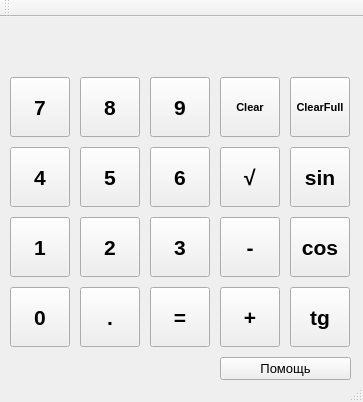
<?xml version="1.0" encoding="UTF-8"?>
<ui version="4.0">
 <class>MainWindow</class>
 <widget class="QMainWindow" name="MainWindow">
  <property name="geometry">
   <rect>
    <x>0</x>
    <y>0</y>
    <width>363</width>
    <height>402</height>
   </rect>
  </property>
  <property name="windowTitle">
   <string>MainWindow</string>
  </property>
  <widget class="QWidget" name="centralWidget">
   <widget class="QLabel" name="label">
    <property name="geometry">
     <rect>
      <x>10</x>
      <y>5</y>
      <width>341</width>
      <height>41</height>
     </rect>
    </property>
    <property name="font">
     <font>
      <pointsize>22</pointsize>
      <weight>75</weight>
      <bold>true</bold>
      <stylestrategy>PreferDefault</stylestrategy>
     </font>
    </property>
    <property name="cursor">
     <cursorShape>IBeamCursor</cursorShape>
    </property>
    <property name="layoutDirection">
     <enum>Qt::LeftToRight</enum>
    </property>
    <property name="alignment">
     <set>Qt::AlignRight|Qt::AlignTrailing|Qt::AlignVCenter</set>
    </property>
   </widget>
   <widget class="QPushButton" name="pushButton_7">
    <property name="geometry">
     <rect>
      <x>10</x>
      <y>60</y>
      <width>60</width>
      <height>60</height>
     </rect>
    </property>
    <property name="font">
     <font>
      <pointsize>16</pointsize>
      <weight>75</weight>
      <italic>false</italic>
      <bold>true</bold>
      <strikeout>false</strikeout>
     </font>
    </property>
    <property name="cursor">
     <cursorShape>PointingHandCursor</cursorShape>
    </property>
    <property name="styleSheet">
     <string notr="true"/>
    </property>
    <property name="text">
     <string>7</string>
    </property>
   </widget>
   <widget class="QPushButton" name="pushButton_8">
    <property name="geometry">
     <rect>
      <x>80</x>
      <y>60</y>
      <width>60</width>
      <height>60</height>
     </rect>
    </property>
    <property name="font">
     <font>
      <pointsize>16</pointsize>
      <weight>75</weight>
      <bold>true</bold>
     </font>
    </property>
    <property name="cursor">
     <cursorShape>PointingHandCursor</cursorShape>
    </property>
    <property name="text">
     <string>8</string>
    </property>
   </widget>
   <widget class="QPushButton" name="pushButton_9">
    <property name="geometry">
     <rect>
      <x>150</x>
      <y>60</y>
      <width>60</width>
      <height>60</height>
     </rect>
    </property>
    <property name="font">
     <font>
      <pointsize>16</pointsize>
      <weight>75</weight>
      <bold>true</bold>
     </font>
    </property>
    <property name="cursor">
     <cursorShape>PointingHandCursor</cursorShape>
    </property>
    <property name="text">
     <string>9</string>
    </property>
   </widget>
   <widget class="QPushButton" name="pushButton_clear">
    <property name="geometry">
     <rect>
      <x>220</x>
      <y>60</y>
      <width>60</width>
      <height>60</height>
     </rect>
    </property>
    <property name="font">
     <font>
      <pointsize>8</pointsize>
      <weight>75</weight>
      <bold>true</bold>
     </font>
    </property>
    <property name="cursor">
     <cursorShape>PointingHandCursor</cursorShape>
    </property>
    <property name="text">
     <string>Clear</string>
    </property>
   </widget>
   <widget class="QPushButton" name="pushButton_clearFull">
    <property name="geometry">
     <rect>
      <x>290</x>
      <y>60</y>
      <width>60</width>
      <height>60</height>
     </rect>
    </property>
    <property name="font">
     <font>
      <pointsize>8</pointsize>
      <weight>75</weight>
      <bold>true</bold>
     </font>
    </property>
    <property name="cursor">
     <cursorShape>PointingHandCursor</cursorShape>
    </property>
    <property name="text">
     <string>ClearFull</string>
    </property>
   </widget>
   <widget class="QPushButton" name="pushButton_4">
    <property name="geometry">
     <rect>
      <x>10</x>
      <y>130</y>
      <width>60</width>
      <height>60</height>
     </rect>
    </property>
    <property name="font">
     <font>
      <pointsize>16</pointsize>
      <weight>75</weight>
      <bold>true</bold>
     </font>
    </property>
    <property name="cursor">
     <cursorShape>PointingHandCursor</cursorShape>
    </property>
    <property name="text">
     <string>4</string>
    </property>
   </widget>
   <widget class="QPushButton" name="pushButton_5">
    <property name="geometry">
     <rect>
      <x>80</x>
      <y>130</y>
      <width>60</width>
      <height>60</height>
     </rect>
    </property>
    <property name="font">
     <font>
      <pointsize>16</pointsize>
      <weight>75</weight>
      <bold>true</bold>
     </font>
    </property>
    <property name="cursor">
     <cursorShape>PointingHandCursor</cursorShape>
    </property>
    <property name="text">
     <string>5</string>
    </property>
   </widget>
   <widget class="QPushButton" name="pushButton_6">
    <property name="geometry">
     <rect>
      <x>150</x>
      <y>130</y>
      <width>60</width>
      <height>60</height>
     </rect>
    </property>
    <property name="font">
     <font>
      <pointsize>16</pointsize>
      <weight>75</weight>
      <bold>true</bold>
     </font>
    </property>
    <property name="cursor">
     <cursorShape>PointingHandCursor</cursorShape>
    </property>
    <property name="text">
     <string>6</string>
    </property>
   </widget>
   <widget class="QPushButton" name="pushButton_sqrt">
    <property name="geometry">
     <rect>
      <x>220</x>
      <y>130</y>
      <width>60</width>
      <height>60</height>
     </rect>
    </property>
    <property name="font">
     <font>
      <pointsize>16</pointsize>
      <weight>75</weight>
      <bold>true</bold>
     </font>
    </property>
    <property name="cursor">
     <cursorShape>PointingHandCursor</cursorShape>
    </property>
    <property name="text">
     <string>√</string>
    </property>
   </widget>
   <widget class="QPushButton" name="pushButton_sin">
    <property name="geometry">
     <rect>
      <x>290</x>
      <y>130</y>
      <width>60</width>
      <height>60</height>
     </rect>
    </property>
    <property name="font">
     <font>
      <pointsize>16</pointsize>
      <weight>75</weight>
      <bold>true</bold>
     </font>
    </property>
    <property name="cursor">
     <cursorShape>PointingHandCursor</cursorShape>
    </property>
    <property name="text">
     <string>sin</string>
    </property>
   </widget>
   <widget class="QPushButton" name="pushButton_1">
    <property name="geometry">
     <rect>
      <x>10</x>
      <y>200</y>
      <width>60</width>
      <height>60</height>
     </rect>
    </property>
    <property name="font">
     <font>
      <pointsize>16</pointsize>
      <weight>75</weight>
      <bold>true</bold>
     </font>
    </property>
    <property name="cursor">
     <cursorShape>PointingHandCursor</cursorShape>
    </property>
    <property name="text">
     <string>1</string>
    </property>
   </widget>
   <widget class="QPushButton" name="pushButton_2">
    <property name="geometry">
     <rect>
      <x>80</x>
      <y>200</y>
      <width>60</width>
      <height>60</height>
     </rect>
    </property>
    <property name="font">
     <font>
      <pointsize>16</pointsize>
      <weight>75</weight>
      <bold>true</bold>
     </font>
    </property>
    <property name="cursor">
     <cursorShape>PointingHandCursor</cursorShape>
    </property>
    <property name="text">
     <string>2</string>
    </property>
   </widget>
   <widget class="QPushButton" name="pushButton_3">
    <property name="geometry">
     <rect>
      <x>150</x>
      <y>200</y>
      <width>60</width>
      <height>60</height>
     </rect>
    </property>
    <property name="font">
     <font>
      <pointsize>16</pointsize>
      <weight>75</weight>
      <bold>true</bold>
     </font>
    </property>
    <property name="cursor">
     <cursorShape>PointingHandCursor</cursorShape>
    </property>
    <property name="text">
     <string>3</string>
    </property>
   </widget>
   <widget class="QPushButton" name="pushButton_minus">
    <property name="geometry">
     <rect>
      <x>220</x>
      <y>200</y>
      <width>60</width>
      <height>60</height>
     </rect>
    </property>
    <property name="font">
     <font>
      <pointsize>16</pointsize>
      <weight>75</weight>
      <bold>true</bold>
     </font>
    </property>
    <property name="cursor">
     <cursorShape>PointingHandCursor</cursorShape>
    </property>
    <property name="text">
     <string>-</string>
    </property>
   </widget>
   <widget class="QPushButton" name="pushButton_cos">
    <property name="geometry">
     <rect>
      <x>290</x>
      <y>200</y>
      <width>60</width>
      <height>60</height>
     </rect>
    </property>
    <property name="font">
     <font>
      <pointsize>16</pointsize>
      <weight>75</weight>
      <bold>true</bold>
     </font>
    </property>
    <property name="cursor">
     <cursorShape>PointingHandCursor</cursorShape>
    </property>
    <property name="text">
     <string>cos</string>
    </property>
   </widget>
   <widget class="QPushButton" name="pushButton_0">
    <property name="geometry">
     <rect>
      <x>10</x>
      <y>270</y>
      <width>60</width>
      <height>60</height>
     </rect>
    </property>
    <property name="font">
     <font>
      <pointsize>16</pointsize>
      <weight>75</weight>
      <bold>true</bold>
     </font>
    </property>
    <property name="cursor">
     <cursorShape>PointingHandCursor</cursorShape>
    </property>
    <property name="text">
     <string>0</string>
    </property>
   </widget>
   <widget class="QPushButton" name="pushButton_decimal">
    <property name="geometry">
     <rect>
      <x>80</x>
      <y>270</y>
      <width>60</width>
      <height>60</height>
     </rect>
    </property>
    <property name="font">
     <font>
      <pointsize>16</pointsize>
      <weight>75</weight>
      <bold>true</bold>
     </font>
    </property>
    <property name="cursor">
     <cursorShape>PointingHandCursor</cursorShape>
    </property>
    <property name="text">
     <string>.</string>
    </property>
   </widget>
   <widget class="QPushButton" name="pushButton_equals">
    <property name="geometry">
     <rect>
      <x>150</x>
      <y>270</y>
      <width>60</width>
      <height>60</height>
     </rect>
    </property>
    <property name="font">
     <font>
      <pointsize>16</pointsize>
      <weight>75</weight>
      <bold>true</bold>
     </font>
    </property>
    <property name="cursor">
     <cursorShape>PointingHandCursor</cursorShape>
    </property>
    <property name="text">
     <string>=</string>
    </property>
   </widget>
   <widget class="QPushButton" name="pushButton_plus">
    <property name="geometry">
     <rect>
      <x>220</x>
      <y>270</y>
      <width>60</width>
      <height>60</height>
     </rect>
    </property>
    <property name="font">
     <font>
      <pointsize>16</pointsize>
      <weight>75</weight>
      <bold>true</bold>
     </font>
    </property>
    <property name="cursor">
     <cursorShape>PointingHandCursor</cursorShape>
    </property>
    <property name="text">
     <string>+</string>
    </property>
   </widget>
   <widget class="QPushButton" name="pushButton_tg">
    <property name="geometry">
     <rect>
      <x>290</x>
      <y>270</y>
      <width>60</width>
      <height>60</height>
     </rect>
    </property>
    <property name="font">
     <font>
      <pointsize>16</pointsize>
      <weight>75</weight>
      <bold>true</bold>
     </font>
    </property>
    <property name="cursor">
     <cursorShape>PointingHandCursor</cursorShape>
    </property>
    <property name="text">
     <string>tg</string>
    </property>
   </widget>
   <widget class="QPushButton" name="pushButton_help">
    <property name="geometry">
     <rect>
      <x>220</x>
      <y>340</y>
      <width>131</width>
      <height>23</height>
     </rect>
    </property>
    <property name="font">
     <font>
      <pointsize>10</pointsize>
      <italic>false</italic>
      <underline>false</underline>
     </font>
    </property>
    <property name="cursor">
     <cursorShape>PointingHandCursor</cursorShape>
    </property>
    <property name="text">
     <string>Помощь</string>
    </property>
   </widget>
  </widget>
  <widget class="QToolBar" name="mainToolBar">
   <attribute name="toolBarArea">
    <enum>TopToolBarArea</enum>
   </attribute>
   <attribute name="toolBarBreak">
    <bool>false</bool>
   </attribute>
  </widget>
  <widget class="QStatusBar" name="statusBar"/>
 </widget>
 <layoutdefault spacing="6" margin="11"/>
 <resources/>
 <connections/>
</ui>
